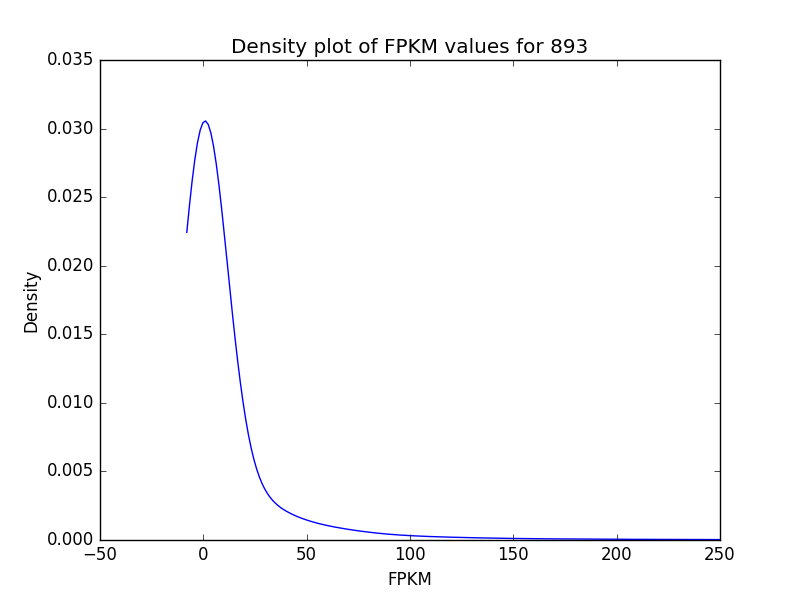

Source code (Python):
#!/usr/bin/env python

"""
User can utilize this code to feed in a ctab file as the first argument and 
generate a gaussian kernel density plot of the FPKMs for that data.

Note that this program does filter out FPKM = 0, therefore it is likely to
observe a skew.
"""

import sys
import pandas as pd
import matplotlib.pyplot as plt
import numpy as np
from scipy.stats import gaussian_kde

df_ctab893 = pd.read_table(sys.argv[1])

df_roi1 = df_ctab893[ "FPKM" ] 

x = df_roi1.values

density = gaussian_kde(x)
#works up to here

xs = np.linspace(-8, 250, 200)

plt.figure()
plt.plot(xs, density(xs))
plt.title("Density plot of FPKM values for 893")
plt.xlabel("FPKM")
plt.ylabel("Density")
plt.savefig("homework4.png")
plt.close